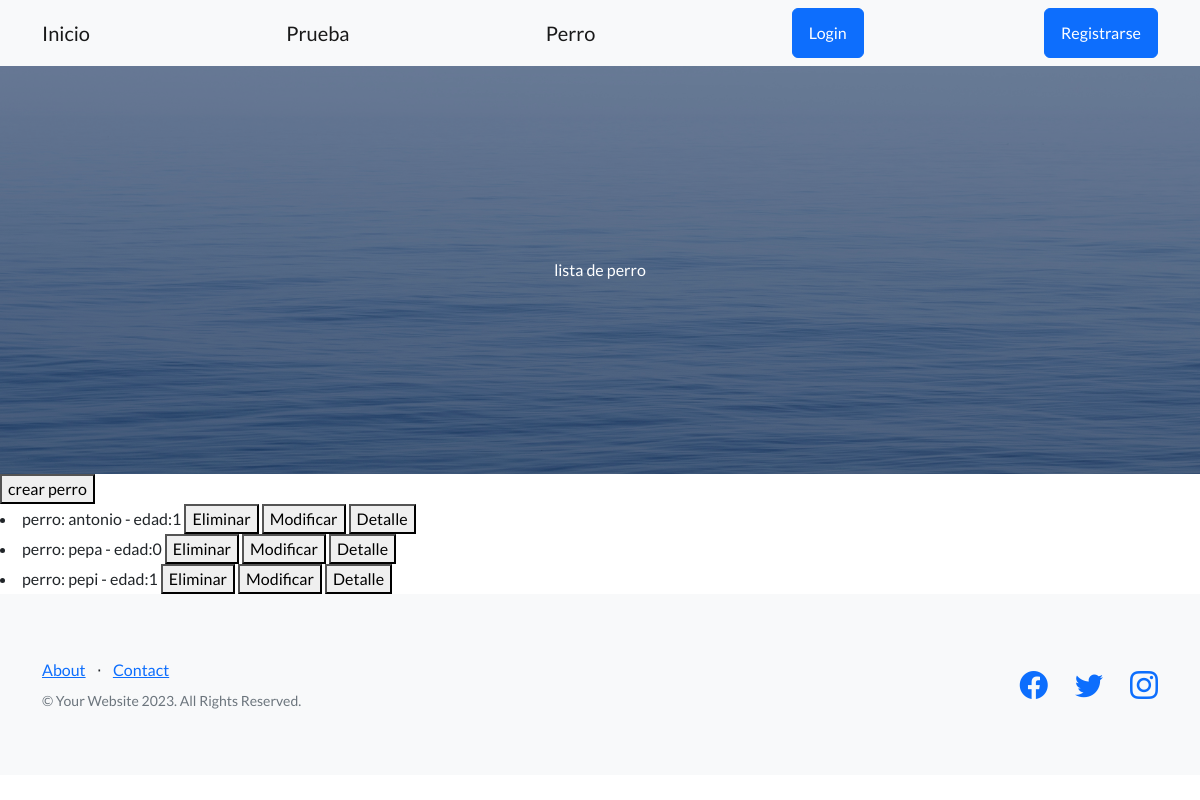
Screenshot of /perros/ with the database file from the repository.
### inicio/models.py (models this page shows)
class Perro(models.Model): #tratar de poner como nombre algo en singular
    nombre = models.CharField(max_length=20)
    edad = models.IntegerField()
    descripcion = models.TextField(null=True)
    def __str__(self):
        return f"perro: {self.nombre} - edad:{self.edad}"

### inicio/views.py (the view)
# urls.py: path("perros/",views.ListarPerros.as_view(), name="listar_perros"),
class ListarPerros(ListView):
    model = Perro
    template_name = "inicio/CBV/listar_perros_CBV.html"
    context_object_name = "perros"

### inicio/templates/inicio/CBV/listar_perros_CBV.html (shortened to what this page needs)
{% extends 'bases.html' %}
{% block h1_header %}
lista de perro
{% endblock h1_header %}
{% block contenido %}
<button>
    <a class="navbar-brand" href={% url 'inicio:crear_perro' %}>crear perro</a>
</button>
{% if perros %}
{% for perro in perros %}
<li>
    {{perro}}
    <button>
        <a class="navbar-brand" href= {% url 'inicio:eliminar_perro' perro.id %} >Eliminar</a>
    </button>
    <button>
        <a class="navbar-brand" href= {% url 'inicio:modificar_perro' perro.id %} >Modificar</a>
    </button>
    <button>
        <a class="navbar-brand" href= {% url 'inicio:mostrar_perro' perro.id %} >Detalle</a>
    </button>
</li>
{% endfor %}
{% else %}
<p>No se encontraron resultados</p>
{% endif %}
{% endblock contenido %}

### rows the page displays
Perro: nombre+edad "perro: antonio - edad:1"
Perro: nombre+edad "perro: pepa - edad:0"
Perro: nombre+edad "perro: pepi - edad:1"
